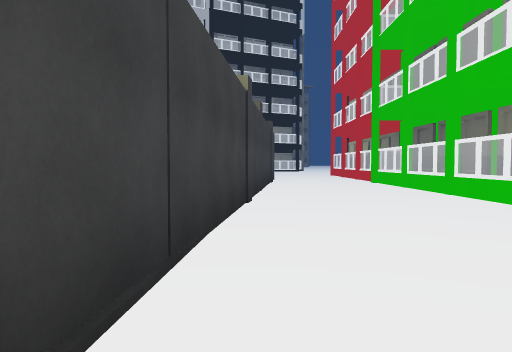
View 1 (above)

24 first-person views from a walk through a Unity game level. The camera is 1.3 m above the floor, tilts 2° down and sees 70° across. The floor is counted in squares, 2 m on a side. Each view is taken from the middle of a square. On the plan, view 1 faces up. The plan holds only what a view shows up to about 11 squares ahead; the rest is blank. The place goes on beyond the plan. The player character is not drawn. Some animated figures are left out. Door leaves are left out, so doorways stand open. Some surface patterns are stand-ins.

View 2
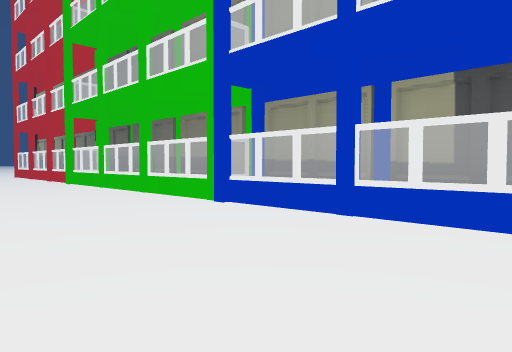

View 3
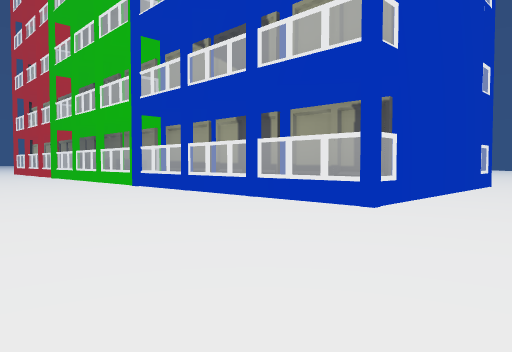

View 4
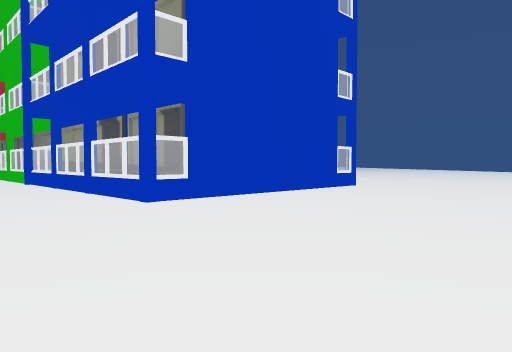

View 5
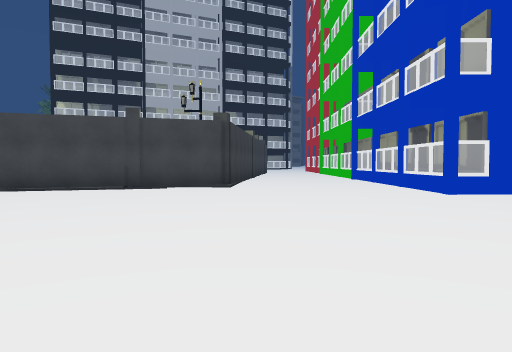

View 6
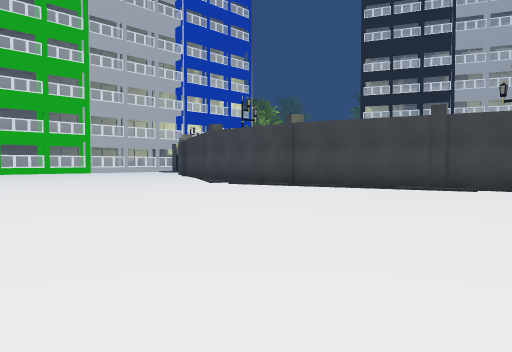

View 7
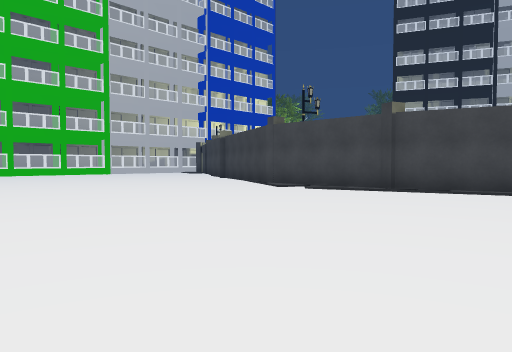

View 8
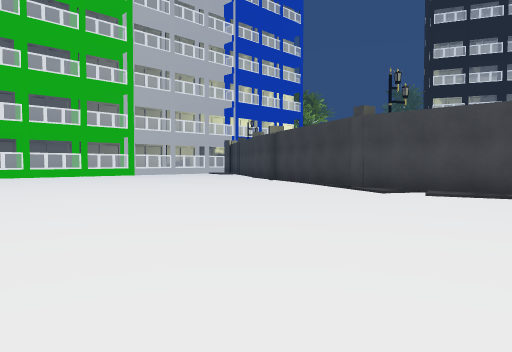

View 9
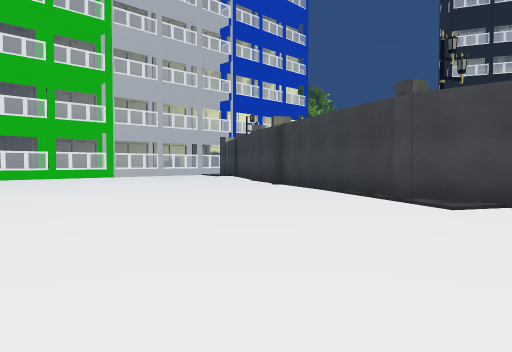

View 10
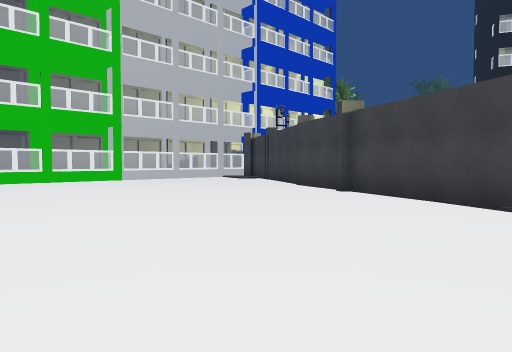

View 11
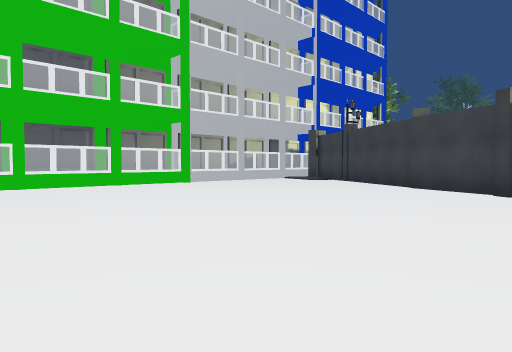

View 12
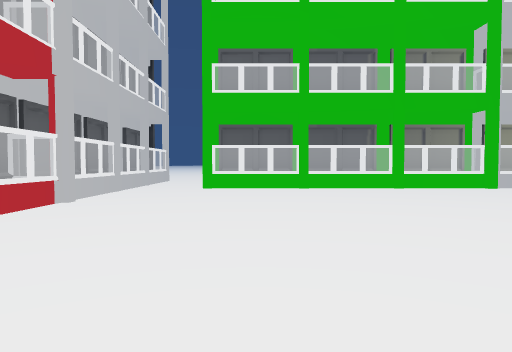

View 13
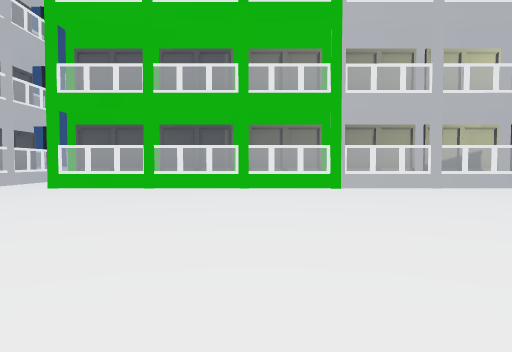

View 14
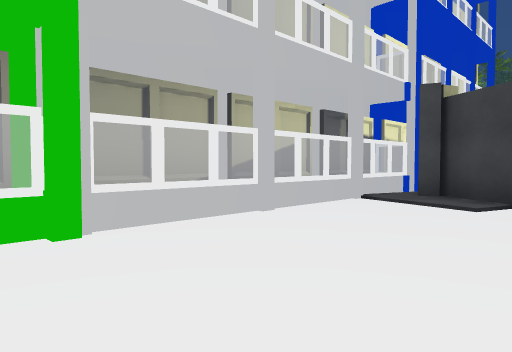

View 15
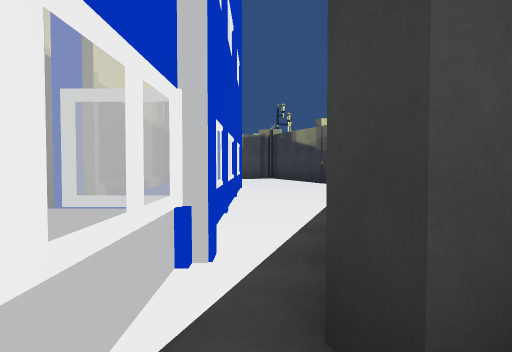

View 16
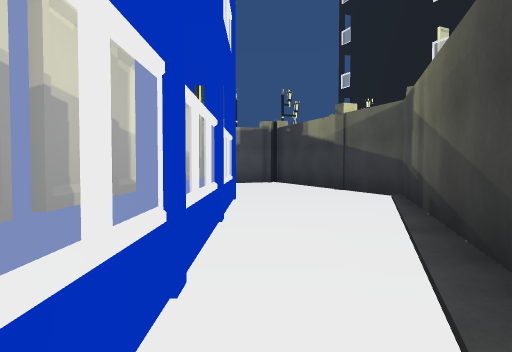

View 17
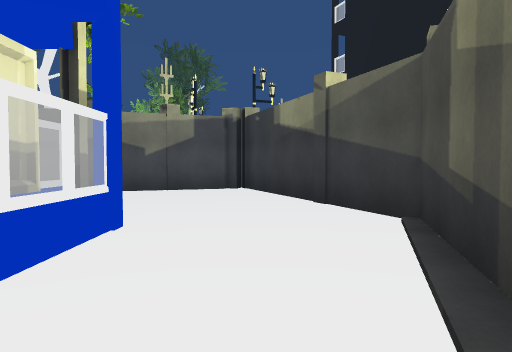

View 18
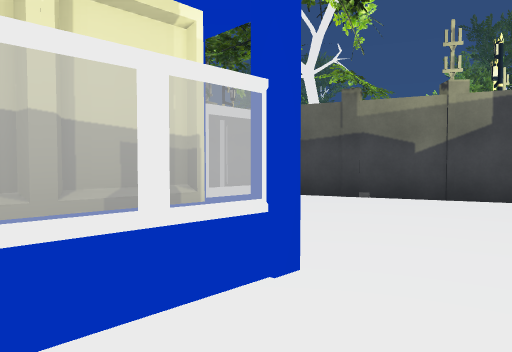

View 19
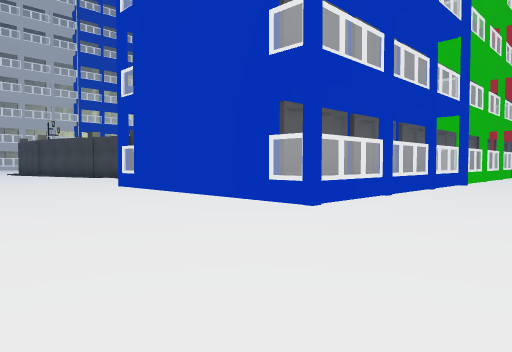

View 20
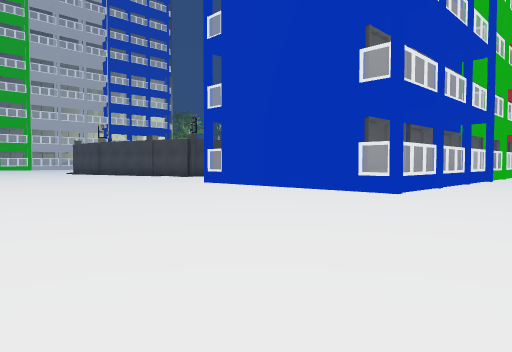

View 21
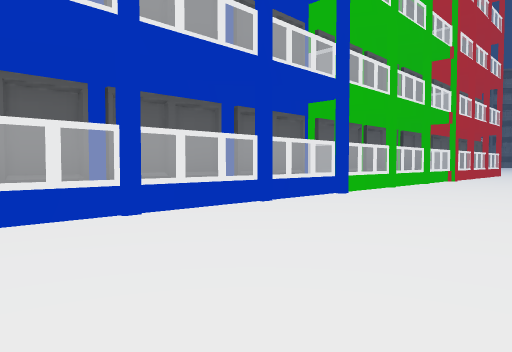

View 22
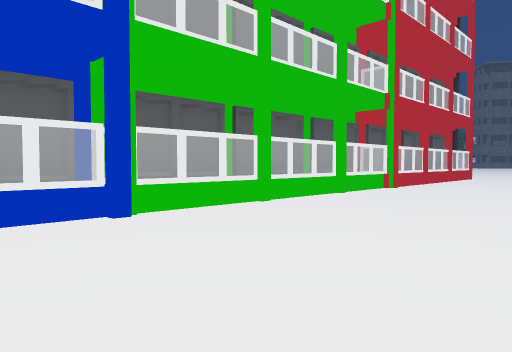

View 23
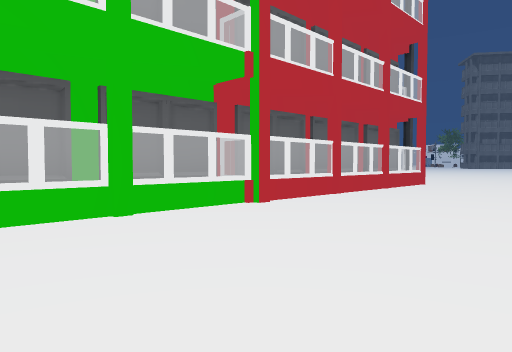

View 24
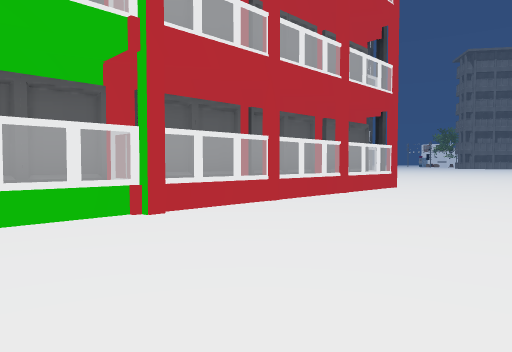

### Floor plan
Points are (right, up) in squares from view 1. A wall is a line through its corners. A room is listed if a view was taken in it or the views show most of it. See-through windows are left out.
Room 1 (views 1, 2, 3, 4, 5, 6, 7, 8, 9, 10, 11, 12, 13, 14, 15, 19, 20, 21, 22, 23, 24)
walls: (0.3, 11) (-0.8, 0.3) (-6.8, -1.6); (4.8, -2.5) (4.9, 11); (-7.1, -1.6) (-11, -1.7); (10.8, 4.8) (10.3, 4.8); (-10.9, -1.6) (-15.4, 0.5); (10.6, 12.3) (10.6, -2.4) (4, -2.4) (4, 11.6); (10.9, 12.3) (9.9, 12.3); (-15.5, 0.2) (-15.9, 0.5); (-15.8, 0.7) (-17.9, 1.7); (9.8, 18.2) (9.8, -2.6); (-18, 1.7) (-19.1, 2.5); (9.8, 19.6) (9.8, 18.4); (10.6, 19.7) (10.6, 12.6); (-22.1, 4.3) (-23.4, 5.2); (-23.2, 5) (-23.6, 4.8); (-24.5, 4.4) (-24.5, -8.4); (-25.3, 4.5) (-25.3, -8.4)
ways out: opening at (-24, 5) to room 2
Room 2 (views 16, 17, 18)
walls: (-25.3, 13.7) (-25.1, 12.5); (-24.5, 13.9) (-24.5, 7.5); (-25.3, 14.5) (-25.3, 12.4); (-25.3, 10.9) (-25.3, 4.5); (-23.7, 19.4) (-27.7, 17.9); (-22.6, 8.9) (-21.2, 14.1) (-23.2, 19.5); (-24.5, 6.4) (-24.5, 4.4); (-24.3, 6.4) (-25.3, 6.4); (-23.6, 4.8) (-23.8, 5.3)
ways out: opening at (-24, 5) to room 1

Where each view was taken, in squares from view 1:
view 1: 0 up, 0 right, facing up
view 2: 0 up, 0 right, facing up-right
view 3: 5 down, 1 left, facing up-right
view 4: 8 down, 1 right, facing up-right
view 5: 10 down, 0 right, facing up
view 6: 10 down, 0 right, facing up-left
view 7: 10 down, 3 left, facing up-left
view 8: 10 down, 6 left, facing up-left
view 9: 8 down, 8 left, facing up-left
view 10: 7 down, 11 left, facing up-left
view 11: 8 down, 14 left, facing up-left
view 12: 7 down, 15 left, facing left
view 13: 3 down, 15 left, facing left
view 14: 2 down, 21 left, facing up-left
view 15: 4 up, 24 left, facing up
view 16: 7 up, 24 left, facing up
view 17: 10 up, 23 left, facing up
view 18: 12 up, 23 left, facing up-left
view 19: 7 down, 14 right, facing up-left
view 20: 10 down, 14 right, facing up-left
view 21: 2 down, 15 right, facing up-left
view 22: 3 up, 15 right, facing up-left
view 23: 8 up, 15 right, facing up-left
view 24: 10 up, 15 right, facing up-left
